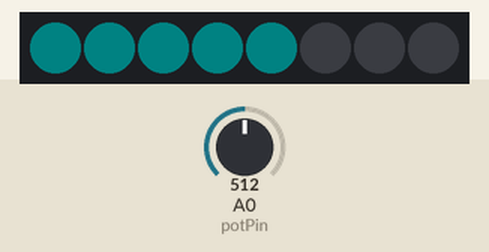
This sketch was run on a simulated Arduino Uno, built with avr-gcc and run on an emulated ATmega328P. Shown: 8 RGB LEDs in strip order, left to right. Inputs (shaded band) come from the test bench; at power-on: A0 (potPin) = 512. Dim RGB values are drawn brighter than linear; what the sketch prints to the serial monitor is not drawn.

Above: at 1.2 s.
1.3 s: A0 (potPin) set to 900
At 2.5 s:
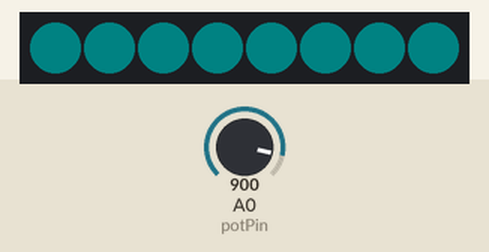
4.3 s: A0 (potPin) set to 1023
7.3 s: A0 (potPin) set to 716
At 7.7 s:
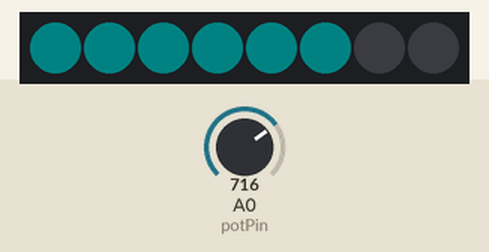
Timing chart, 0 to 10.3 s (numbered marks = the images above; inputs shaded):
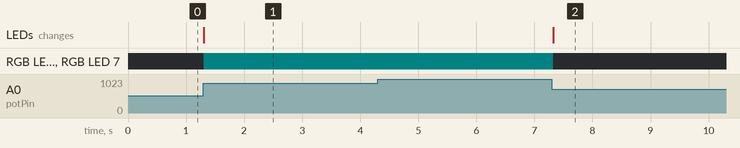

Measured:
- after the input at 1.3 s, RGB LED 6, RGB LED 7: off → RGB(0, 6, 6) at once; the LEDs: change at once (image 1)
- after the input at 7.3 s, the LEDs: change at once (image 2)

The sketch:

080125_ex02_lightstrip_control.ino
```cpp
#include <Adafruit_NeoPixel.h>

int potPin = A0;
int LEDPin = 6;
int numOfPixels = 8;

// Adapt 3rd parameter based on the LED strip. Options:
//   NEO_KHZ800  800 KHz bitstream (most NeoPixel products w/WS2812 LEDs)
//   NEO_KHZ400  400 KHz (classic 'v1' (not v2) FLORA pixels, WS2811 drivers)
//   NEO_GRB     Pixels are wired for GRB bitstream (most NeoPixel products)
//   NEO_RGB     Pixels are wired for RGB bitstream (v1 FLORA pixels, not v2)
//   NEO_RGBW    Pixels are wired for RGBW bitstream (NeoPixel RGBW products)

Adafruit_NeoPixel pixels(numOfPixels, LEDPin, NEO_GRBW + NEO_KHZ800);

void setup() {
  Serial.begin(9600);

  pinMode(potPin, INPUT);

  pixels.begin();
}

void loop() {
  pixels.clear();
  pixels.setBrightness(10);

  Serial.println(analogRead(potPin));

  int lightPixels = map(analogRead(potPin), 0, 1023, 0, 8);

  for(int i=0; i<= lightPixels; i++) {
    pixels.setPixelColor(i, pixels.Color(0, 150, 150, 0));

    pixels.show();
  }
}
```
